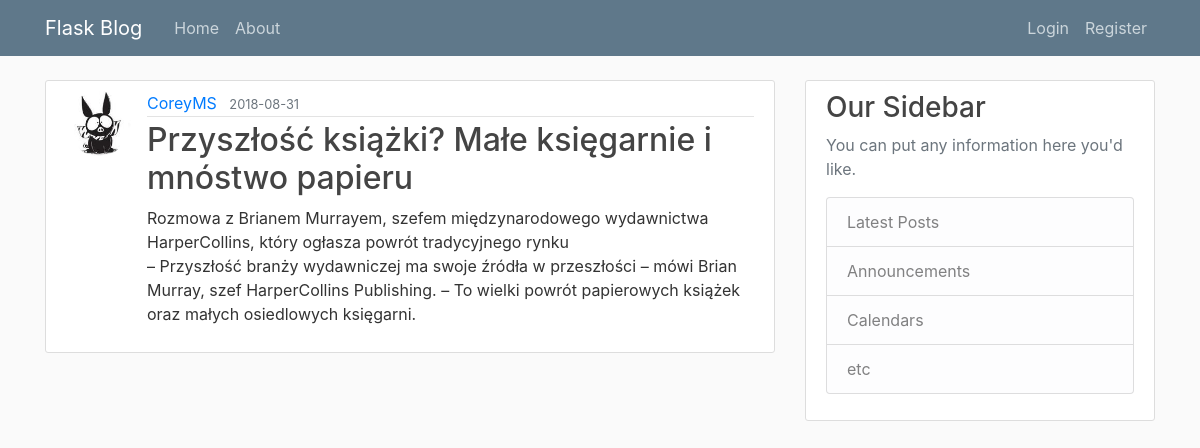
/post/6, run on the app's committed database.
### popierwsze/models.py (models this page shows, shortened)
class User(db.Model, UserMixin):    #userMixin pozwoli nam dziedziczyć funkcje tej klasy/logowanie
    id = db.Column(db.Integer, primary_key=True)
    username = db.Column(db.String(20), unique=True, nullable=False)
    email = db.Column(db.String(120), unique=True, nullable=False)
    image_file = db.Column(db.String(20), nullable=False, default='default.jpg')
    password = db.Column(db.String(60), nullable=False)
    post = db.relationship('Post', backref='author', lazy=True)  #backref - dodaje kolumnę do modułu Post - nazwaną "author"

class Post(db.Model):
    id = db.Column(db.Integer, primary_key=True)
    title = db.Column(db.String(100), nullable=False)
    date_posted = db.Column(db.DateTime, nullable=False, default=datetime.utcnow)
    content = db.Column(db.Text, nullable=False)
    user_id = db.Column(db.Integer, db.ForeignKey('user.id'), nullable=False) #user.id z małej bo to odniesienie do wiersza tabeli User a nie do całej klasy

### popierwsze/routes.py (the view)
@app.route('/post/<int:post_id>')   #zmienna typu int - w wierszu będzie widoczny numer-id posta
def post(post_id):
    post = Post.query.get_or_404(post_id)       #jeśli nie ma posta o tym id wywal 404error
    return render_template('post.html', title=post.title, post=post)

### popierwsze/templates/post.html (shortened to what this page needs)
{% extends "layout.html"%}
{% block content %}
    <article class="media content-section">
      <img class="rounded-circle article-img" src="{{ url_for('static', filename='profile_pics/' + post.author.image_file) }}">
      <div class="media-body">
        <div class="article-metadata">
          <a class="mr-2" href="{{ url_for('user_posts', username=post.author.username) }}">{{ post.author.username }}</a>
          <small class="text-muted">{{ post.date_posted.strftime('%Y-%m-%d') }}</small>
        </div>
        <h2 class="article-title">{{ post.title }}</h2>
        <p class="article-content">{{ post.content }}</p>
      </div>
    </article>
{% endblock content %}

### popierwsze/static/main.css (style rules this page uses)
body { background: #fafafa; color: #333333; margin-top: 5rem; }
h1, h2, h3, h4, h5, h6 { color: #444444; }
.content-section { background: #ffffff; padding: 10px 20px; border: 1px solid #dddddd; border-radius: 3px; margin-bottom: 20px; }
.article-title { color: #444444; }
.article-content { white-space: pre-line; }
.article-img { height: 65px; width: 65px; margin-right: 16px; }
.article-metadata { padding-bottom: 1px; margin-bottom: 4px; border-bottom: 1px solid #e3e3e3 }

### data on the page
User: image_file (picture), author.username "CoreyMS"
Post: date_posted "2018-08-31", title "Przyszłość książki? Małe księgarnie i mnóstwo papieru", content "Rozmowa z Brianem Murrayem, szefem międzynarodowego wydawnictwa HarperCollins, który ogłasza powrót tradycyjnego rynku – Przyszłość branży wydawniczej ma swoje źródła w przeszłości – mówi Brian Murray, szef HarperCollins Publishing. – To wielki powrót papierowych książek oraz małych osiedlowych księgarni."
